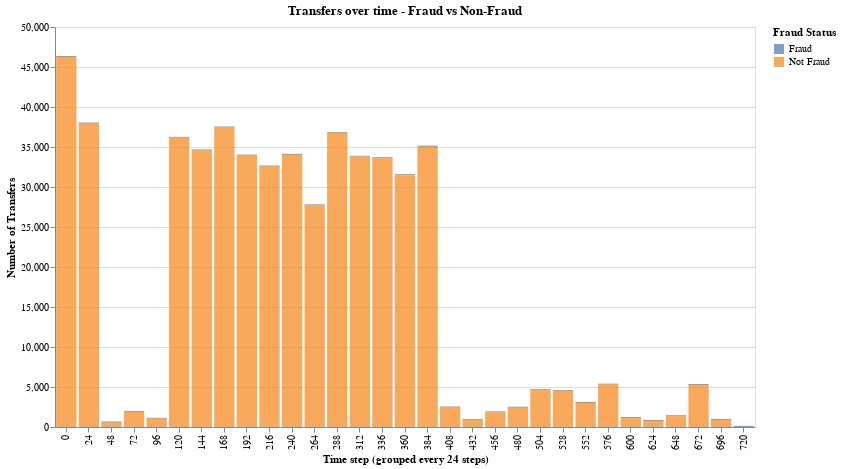

The notebook cell saved with this chart:
### Code cell
df_trans_grouped = df[df["type"] == "TRANSFER"].copy()

# mapped the fraud label to make it legible
df_trans_grouped["isFraud"] = df_trans_grouped["isFraud"].map({
    0: "Not Fraud",
    1: "Fraud"
})

# created a column to group by blocks of 24 steps (assuming 1 day = 24 steps)
df_trans_grouped["step_group"] = (df_trans_grouped["step"] // 24) * 24

# count the number of transactions per group
df_step_block = (
    df_trans_grouped
    .groupby(["step_group", "isFraud"])
    .size()
    .reset_index(name="count")  # ← This creates the 'count' column
)

# graph
alt.Chart(df_step_block).mark_bar(opacity=0.7).encode(
    x=alt.X("step_group:O", title="Time step (grouped every 24 steps)"),
    y=alt.Y("count:Q", title="Number of Transfers"),
    color=alt.Color("isFraud:N", title="Fraud Status"),
    tooltip=["step_group", "count", "isFraud"]
).properties(
    width=700,
    height=400,
    title="Transfers over time - Fraud vs Non-Fraud"
)

### Figure 1 — Vega-Lite specification as saved in the notebook (floating-point values rounded to 4 significant figures)
{"config": {"view": {"continuousWidth": 300, "continuousHeight": 300}}, "data": {"name": "data-e04a9b55f6eaf2c4d42dd4936be34b7d"}, "mark": {"type": "bar", "opacity": 0.7}, "encoding": {"color": {"field": "isFraud", "title": "Fraud Status", "type": "nominal"}, "tooltip": [{"field": "step_group", "type": "quantitative"}, {"field": "count", "type": "quantitative"}, {"field": "isFraud", "type": "nominal"}], "x": {"field": "step_group", "title": "Time step (grouped every 24 steps)", "type": "ordinal"}, "y": {"field": "count", "title": "Number of Transfers", "type": "quantitative"}}, "height": 400, "title": "Transfers over time - Fraud vs Non-Fraud", "width": 700, "$schema": "https://vega.github.io/schema/vega-lite/v5.20.1.json", "datasets": {"data-e04a9b55f6eaf2c4d42dd4936be34b7d": [{"step_group": 0, "isFraud": "Fraud", "count": 127}, {"step_group": 0, "isFraud": "Not Fraud", "count": 46250}, {"step_group": 24, "isFraud": "Fraud", "count": 151}, {"step_group": 24, "isFraud": "Not Fraud", "count": 37914}, {"step_group": 48, "isFraud": "Fraud", "count": 153}, {"step_group": 48, "isFraud": "Not Fraud", "count": 542}, {"step_group": 72, "isFraud": "Fraud", "count": 136}, {"step_group": 72, "isFraud": "Not Fraud", "count": 1882}, {"step_group": 96, "isFraud": "Fraud", "count": 122}, {"step_group": 96, "isFraud": "Not Fraud", "count": 1029}, {"step_group": 120, "isFraud": "Fraud", "count": 115}, {"step_group": 120, "isFraud": "Not Fraud", "count": 36152}, {"step_group": 144, "isFraud": "Fraud", "count": 140}, {"step_group": 144, "isFraud": "Not Fraud", "count": 34562}, {"step_group": 168, "isFraud": "Fraud", "count": 134}, {"step_group": 168, "isFraud": "Not Fraud", "count": 37433}, {"step_group": 192, "isFraud": "Fraud", "count": 129}, {"step_group": 192, "isFraud": "Not Fraud", "count": 33930}, {"step_group": 216, "isFraud": "Fraud", "count": 136}, {"step_group": 216, "isFraud": "Not Fraud", "count": 32548}, {"step_group": 240, "isFraud": "Fraud", "count": 134}, {"step_group": 240, "isFraud": "Not Fraud", "count": 34009}, {"step_group": 264, "isFraud": "Fraud", "count": 148}, {"step_group": 264, "isFraud": "Not Fraud", "count": 27685}, {"step_group": 288, "isFraud": "Fraud", "count": 121}, {"step_group": 288, "isFraud": "Not Fraud", "count": 36739}, {"step_group": 312, "isFraud": "Fraud", "count": 119}, {"step_group": 312, "isFraud": "Not Fraud", "count": 33786}, {"step_group": 336, "isFraud": "Fraud", "count": 130}, {"step_group": 336, "isFraud": "Not Fraud", "count": 33597}, {"step_group": 360, "isFraud": "Fraud", "count": 127}, {"step_group": 360, "isFraud": "Not Fraud", "count": 31479}, {"step_group": 384, "isFraud": "Fraud", "count": 158}, {"step_group": 384, "isFraud": "Not Fraud", "count": 35013}, {"step_group": 408, "isFraud": "Fraud", "count": 137}, {"step_group": 408, "isFraud": "Not Fraud", "count": 2428}, {"step_group": 432, "isFraud": "Fraud", "count": 121}, {"step_group": 432, "isFraud": "Not Fraud", "count": 865}, {"step_group": 456, "isFraud": "Fraud", "count": 124}, {"step_group": 456, "isFraud": "Not Fraud", "count": 1833}, {"step_group": 480, "isFraud": "Fraud", "count": 134}, {"step_group": 480, "isFraud": "Not Fraud", "count": 2405}, {"step_group": 504, "isFraud": "Fraud", "count": 126}, {"step_group": 504, "isFraud": "Not Fraud", "count": 4608}, {"step_group": 528, "isFraud": "Fraud", "count": 110}, {"step_group": 528, "isFraud": "Not Fraud", "count": 4500}, {"step_group": 552, "isFraud": "Fraud", "count": 138}, {"step_group": 552, "isFraud": "Not Fraud", "count": 2999}, {"step_group": 576, "isFraud": "Fraud", "count": 118}, {"step_group": 576, "isFraud": "Not Fraud", "count": 5299}, {"step_group": 600, "isFraud": "Fraud", "count": 140}, {"step_group": 600, "isFraud": "Not Fraud", "count": 1108}, {"step_group": 624, "isFraud": "Fraud", "count": 138}, {"step_group": 624, "isFraud": "Not Fraud", "count": 748}, {"step_group": 648, "isFraud": "Fraud", "count": 127}, {"step_group": 648, "isFraud": "Not Fraud", "count": 1348}, {"step_group": 672, "isFraud": "Fraud", "count": 131}, {"step_group": 672, "isFraud": "Not Fraud", "count": 5241}, {"step_group": 696, "isFraud": "Fraud", "count": 132}, {"step_group": 696, "isFraud": "Not Fraud", "count": 880}, {"step_group": 720, "isFraud": "Fraud", "count": 141}]}}
